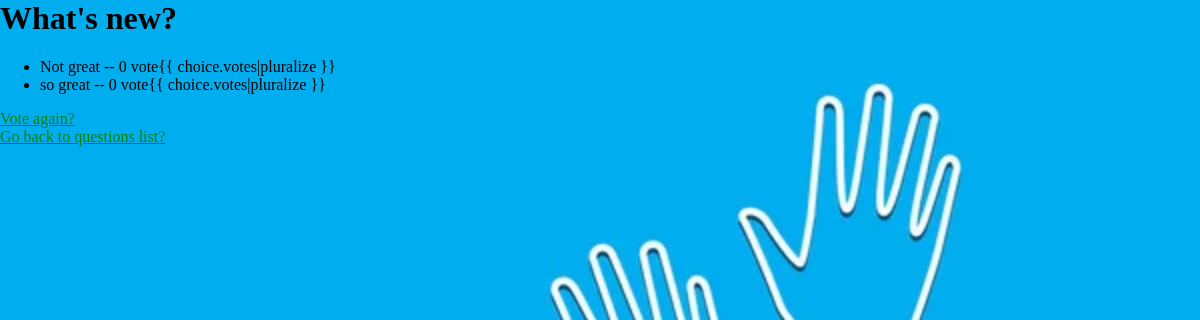
/2/results/, run on an earlier commit of the app's database.
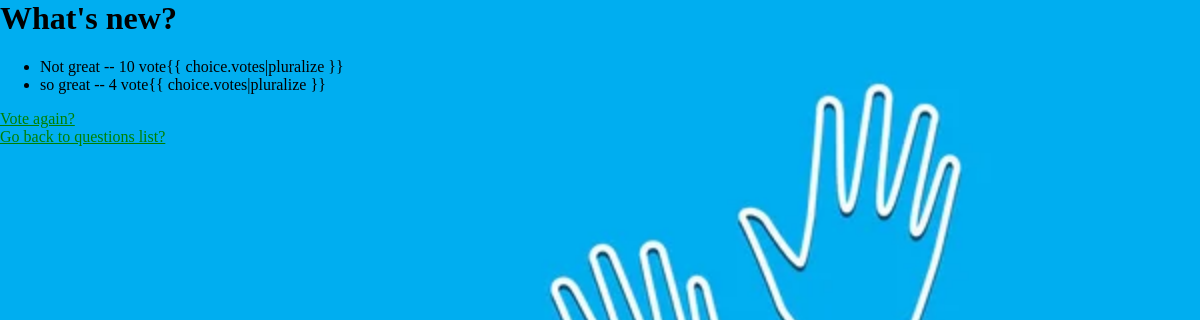
And on a later commit of the database.
### polls/models.py (models this page shows, shortened)
class Choice(models.Model):
    question = models.ForeignKey(Question, on_delete=models.CASCADE)
    choice_text = models.CharField(max_length=200)
    votes = models.IntegerField(default=0)

### polls/views.py (the view)
# urls.py: path("<int:question_id>/results/", views.results, name="results"),
def results(request, question_id):
    question = get_object_or_404(Question, pk=question_id)
    return render(request, "polls/results.html", {"question": question})

### polls/templates/polls/results.html
{% load static %}
<link rel="stylesheet" href="{% static 'polls/style.css' %}" />
<body id="b2">
<h1>{{ question.question_text }}</h1>
<ul>
  {% for choice in question.choice_set.all %}
  <li>
    {{ choice.choice_text }} -- {{ choice.votes }} vote{{ choice.votes|pluralize
    }}
  </li>
  {% endfor %}
</ul>
<a href="{% url 'detail' question.id %}">Vote again?</a> </br>
<a href="{% url 'index' %}">Go back to questions list?</a>
</body>

What changed in the data, as far as the page shows it:
changed Choice "Not great": votes "0" → "10"
changed Choice "so great": votes "0" → "4"
